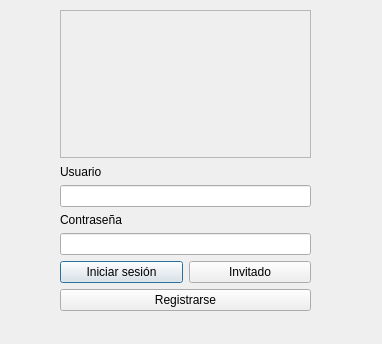
<?xml version="1.0" encoding="UTF-8"?>
<ui version="4.0">
 <class>DLogin</class>
 <widget class="QDialog" name="DLogin">
  <property name="geometry">
   <rect>
    <x>0</x>
    <y>0</y>
    <width>382</width>
    <height>344</height>
   </rect>
  </property>
  <property name="windowTitle">
   <string>Dialog</string>
  </property>
  <widget class="QWidget" name="">
   <property name="geometry">
    <rect>
     <x>60</x>
     <y>10</y>
     <width>251</width>
     <height>301</height>
    </rect>
   </property>
   <layout class="QVBoxLayout" name="verticalLayout_4">
    <item>
     <widget class="QFrame" name="frame">
      <property name="frameShape">
       <enum>QFrame::StyledPanel</enum>
      </property>
      <property name="frameShadow">
       <enum>QFrame::Raised</enum>
      </property>
     </widget>
    </item>
    <item>
     <layout class="QVBoxLayout" name="verticalLayout_3">
      <item>
       <layout class="QVBoxLayout" name="verticalLayout_2">
        <item>
         <layout class="QVBoxLayout" name="verticalLayout">
          <item>
           <widget class="QLabel" name="label">
            <property name="text">
             <string>Usuario</string>
            </property>
           </widget>
          </item>
          <item>
           <widget class="QLineEdit" name="nombreUsuario"/>
          </item>
          <item>
           <widget class="QLabel" name="label_2">
            <property name="text">
             <string>Contraseña</string>
            </property>
           </widget>
          </item>
          <item>
           <widget class="QLineEdit" name="lineEdit_2"/>
          </item>
         </layout>
        </item>
        <item>
         <layout class="QHBoxLayout" name="horizontalLayout">
          <item>
           <widget class="QPushButton" name="bIniciar">
            <property name="text">
             <string>Iniciar sesión</string>
            </property>
           </widget>
          </item>
          <item>
           <widget class="QPushButton" name="bInvitado">
            <property name="text">
             <string>Invitado</string>
            </property>
           </widget>
          </item>
         </layout>
        </item>
       </layout>
      </item>
      <item>
       <widget class="QPushButton" name="bRegistro">
        <property name="text">
         <string>Registrarse</string>
        </property>
       </widget>
      </item>
     </layout>
    </item>
   </layout>
  </widget>
 </widget>
 <resources/>
 <connections/>
</ui>
